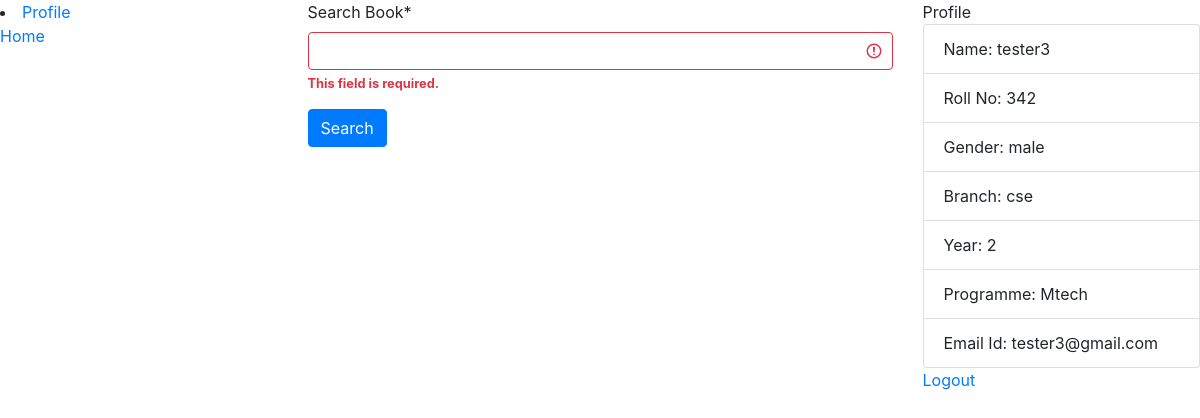
The app's page /books/ (signed in) with its own data.
### profiles/models.py (models this page shows, shortened)
class Profile(models.Model):
    PROGRAMME_STATES = (('Btech', 'Btech'),
                        ('Mtech', 'Mtech'),
                        ('Phd', 'Phd'))
    user = models.OneToOneField(User, on_delete=models.CASCADE, default=None)
    name = models.CharField(max_length=30, verbose_name='Name')
    roll_no = models.PositiveIntegerField(verbose_name='Roll_no')
    year = models.PositiveIntegerField(verbose_name='Year')
    branch = models.CharField(max_length=5, verbose_name='Branch')
    programme = models.CharField(max_length=5, choices=PROGRAMME_STATES,
                                 default='Btech', verbose_name='Programme')
    email_id = models.EmailField(blank=True, verbose_name='Email ID')
    gender = models.CharField(max_length=6, verbose_name='Gender')
    profile_photo = models.ImageField(upload_to='images/', blank=True, null=True)

### books/views.py (the view, shortened to what this page needs)
# urls.py: 2. Add a URL to urlpatterns:  path('', views.home, name='home')
@login_required
def home(request):
    if request.method == 'GET':
        form = BookSearchForm(request.GET)
        profile = User.objects.get(username=request.user.username).profile
        context = {'profile': profile, 'form': form}
        return render(request, 'books/home.html', context=context)

### books/forms.py
class BookSearchForm(forms.Form):
    q = forms.CharField(max_length='100', label='Search Book')

### books/templates/books/home.html (shortened to what this page needs)
{%extends 'books/base.html'%}
{%load crispy_forms_tags%}
{%block content%}
    <form action="{%url 'books:home'%}" method="get">
        {{form|crispy}}
        <input value="Search" type="submit" class="btn btn-primary">
    </form>
{%endblock%}

### books/templates/books/base.html (shortened to what this page needs)
{%load static%}
<link rel="stylesheet" type="text/css" href="{%static 'books/css/bootstrap.css'%}">
<link rel="stylesheet" type="text/css" href="{%static 'books/css/bootstrap.min.css'%}">
<!DOCTYPE html>
<html lang="en">
<head>
</head>
    <body>
        <div class="row">
            <div class="col-3">
                <li><a href="{%url 'profiles:profile' profile.roll_no%}">Profile</a></li>
                </li><a href="{%url 'books:home'%}">Home</a></li>
            </div>
            <div class="col">
                {%block content%}
                {%endblock content%}
            </div>
            <div class="col-3">
                Profile
                <ul class="list-group">
                    <li class="list-group-item">Name: {{profile.name}}</li>
                    <li class="list-group-item">Roll No: {{profile.roll_no}}</li>
                    <li class="list-group-item">Gender: {{profile.gender}}</li>
                    <li class="list-group-item">Branch: {{profile.branch}}</li>
                    <li class="list-group-item">Year: {{profile.year}}</li>
                    <li class="list-group-item">Programme: {{profile.programme}}</li>
                    <li class="list-group-item">Email Id: {{profile.email_id}}</li>
                </ul>
                <a href="{% url 'accounts:logout' %}">Logout</a>
            </div>
        </div>
    </body>
</html>

### records on screen
Profile: name "tester3", roll_no "342", gender "male", branch "cse", year "2", programme "Mtech", email_id "tester3@gmail.com"
